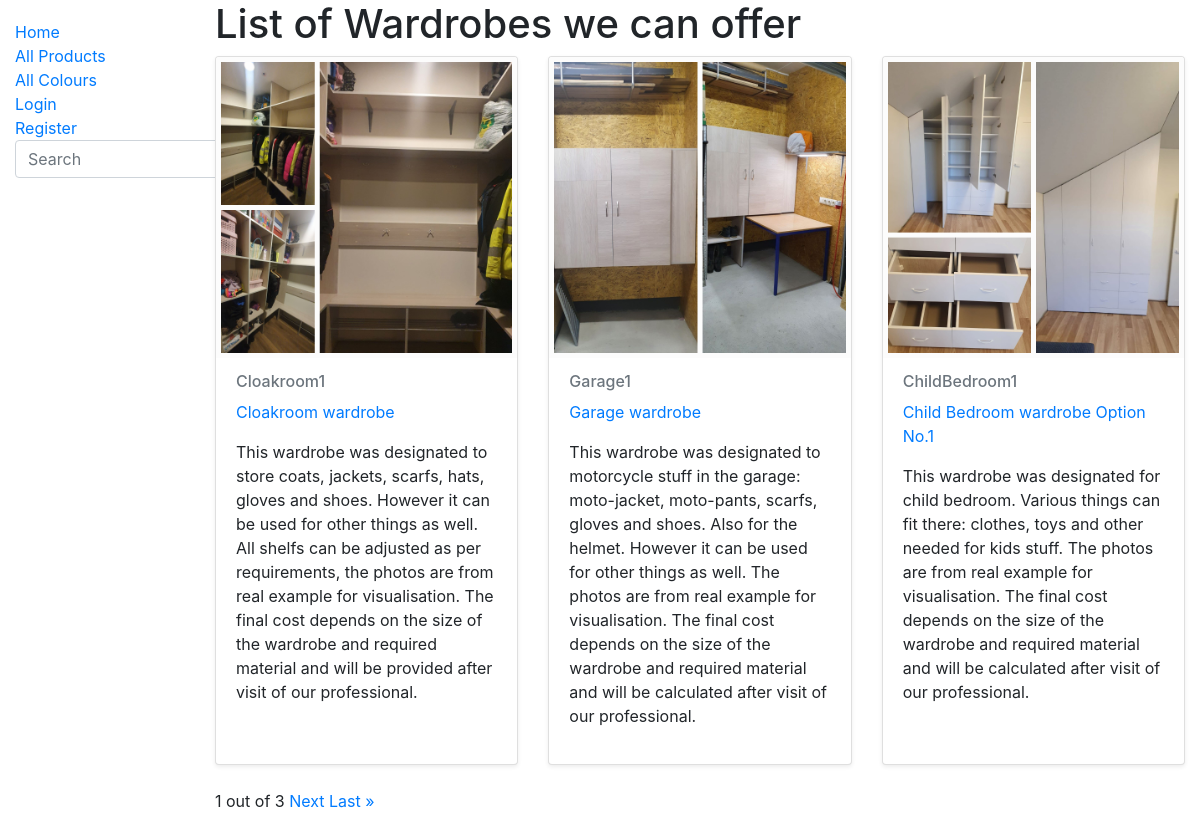
Screenshot of /woodwork/products/ with the database file from the repository.
### woodwork/models.py (models this page shows, shortened)
class Product(models.Model):
    cover = models.ImageField('Example', upload_to='covers', null=True)
    code = models.CharField(max_length=30, unique=True)
    name = models.CharField('Name', max_length=200)
    colour = models.ForeignKey('Colour', on_delete=models.SET_NULL, null=True, related_name='products')
    summary = HTMLField()
    type = models.ManyToManyField(Type, help_text='Please select type for this wardrobe')
    def display_type(self):
            return ', '.join(type.name for type in self.type.all()[:3])
    display_type.short_description = 'Type'

### woodwork/views.py (the view)
# urls.py: path('products/', views.ProductListView.as_view(), name='products'),
class ProductListView(generic.ListView):
    model = Product
    paginate_by = 3
    template_name = 'product_list.html'

### templates/product_list.html (shortened to what this page needs)
{% extends "base.html" %}
{% block content %}
{% load static %}
  <h1>List of Wardrobes we can offer</h1>
  {% if product_list %}
  <div class="row">
    {% for product in product_list %}
      <div class="col-md-4 d-flex align-items-stretch">
          <div class="card mb-4 shadow-sm">
            {% if product.cover %}
              <img src="{{ product.cover.url }}" class="card-img-top" alt="...">
            {% else %}
              <img src="{% static 'img/no-image.png' %}" class="card-img-top">
            {% endif %}
            <div class="card-body">
              <h6 class="card-subtitle mb-2 text-muted">{{ product.code }}</h6>
              <p class="card-text"><a href="{{ product.id }}">{{ product.name }} </a></p>
                <p> {{ product.summary | safe }} </p>
            </div>
          </div>
      </div>
    {% endfor %}
  </div>
  {% else %}
    <p>Currently there are no available products. Please come back later</p>
  {% endif %}
<div class="pagination">
    <span class="step-links">
        <span class="current">
            {{ page_obj.number }} out of {{ page_obj.paginator.num_pages }}
        </span>
        {% if page_obj.has_next %}
            <a href="?page={{ page_obj.next_page_number }}">Next</a>
            <a href="?page={{ page_obj.paginator.num_pages }}">Last &raquo;</a>
        {% endif %}
    </span>
</div>
{% endblock %}

### rows the page displays
Product: cover (picture), code "Cloakroom1", name "Cloakroom wardrobe", summary "This wardrobe was designated to store coats, jackets, scarfs, hats, gloves and shoes. However it can be used for other things as well. All shelfs can be adjusted as per requirements, the photos are from real example for visualisation. The final cost depends on the size of the wardrobe and required material and will be provided after visit of our professional."
Product: cover (picture), code "Garage1", name "Garage wardrobe", summary "This wardrobe was designated to motorcycle stuff in the garage: moto-jacket, moto-pants, scarfs, gloves and shoes. Also for the helmet. However it can be used for other things as well. The photos are from real example for visualisation. The final cost depends on the size of the wardrobe and required material and will be calculated after visit of our professional."
Product: cover (picture), code "ChildBedroom1", name "Child Bedroom wardrobe Option No.1", summary "This wardrobe was designated for child bedroom. Various things can fit there: clothes, toys and other needed for kids stuff. The photos are from real example for visualisation. The final cost depends on the size of the wardrobe and required material and will be calculated after visit of our professional."

### other values shown
{{ page_obj.number }} "1"
{{ page_obj.paginator.num_pages }} "3"
